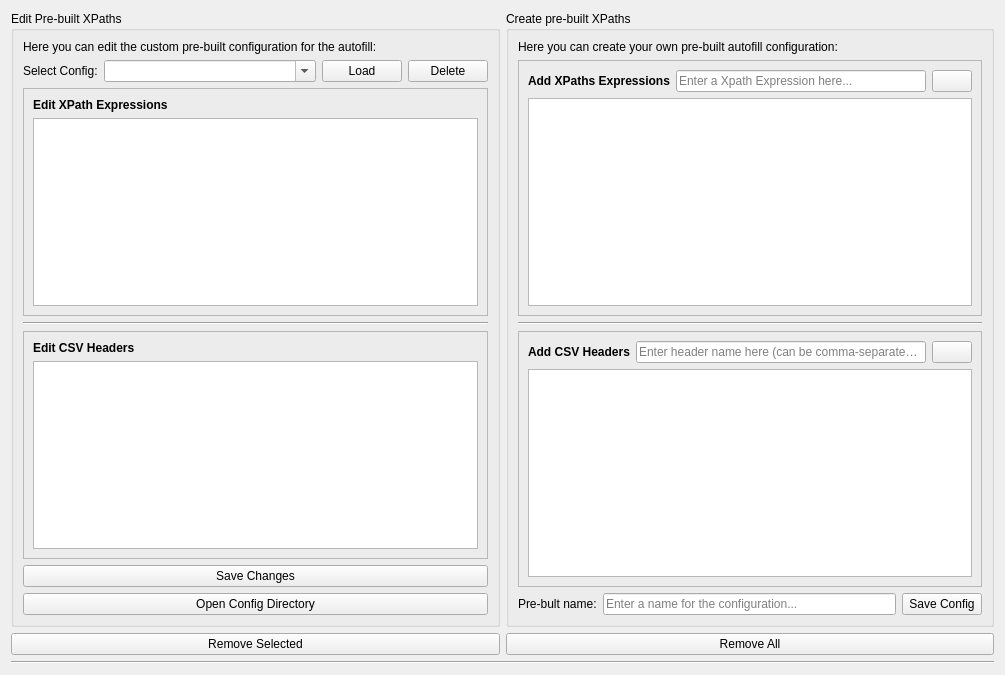
<?xml version="1.0" encoding="UTF-8"?>
<ui version="4.0">
 <class>PreBuiltXPathsManagerWidget</class>
 <widget class="QWidget" name="PreBuiltXPathsManagerWidget">
  <property name="windowModality">
   <enum>Qt::WindowModality::WindowModal</enum>
  </property>
  <property name="geometry">
   <rect>
    <x>0</x>
    <y>0</y>
    <width>1005</width>
    <height>675</height>
   </rect>
  </property>
  <property name="windowTitle">
   <string>PreBuilt XPaths Manager Widget</string>
  </property>
  <property name="windowIcon">
   <iconset resource="../../resources/qrc/xmluvation_resources.qrc">
    <normaloff>:/icons/xml_256px.ico</normaloff>:/icons/xml_256px.ico</iconset>
  </property>
  <property name="toolTip">
   <string>Removes the all items in the focused listbox.</string>
  </property>
  <layout class="QVBoxLayout" name="verticalLayout">
   <item>
    <layout class="QHBoxLayout" name="MainHorLayout">
     <item>
      <layout class="QVBoxLayout" name="LeftSide">
       <item>
        <widget class="QGroupBox" name="groupBox_pre_built_xpaths_main">
         <property name="title">
          <string>Edit Pre-built XPaths</string>
         </property>
         <layout class="QVBoxLayout" name="verticalLayout_2">
          <item>
           <widget class="QLabel" name="label_9">
            <property name="text">
             <string>Here you can edit the custom pre-built configuration for the autofill:</string>
            </property>
           </widget>
          </item>
          <item>
           <layout class="QHBoxLayout" name="horizontalLayout">
            <item>
             <widget class="QLabel" name="lable_pre_built_xpaths">
              <property name="text">
               <string>Select Config:</string>
              </property>
             </widget>
            </item>
            <item>
             <widget class="QComboBox" name="combobox_xpath_configs">
              <property name="sizePolicy">
               <sizepolicy hsizetype="Expanding" vsizetype="Fixed">
                <horstretch>0</horstretch>
                <verstretch>0</verstretch>
               </sizepolicy>
              </property>
              <property name="editable">
               <bool>true</bool>
              </property>
             </widget>
            </item>
            <item>
             <widget class="QPushButton" name="button_load_config">
              <property name="toolTip">
               <string>Load the selected configuration and fill the two listboxes.</string>
              </property>
              <property name="text">
               <string>Load</string>
              </property>
             </widget>
            </item>
            <item>
             <widget class="QPushButton" name="button_delete_config">
              <property name="toolTip">
               <string>Deletes the selected configurtion all it's values.</string>
              </property>
              <property name="text">
               <string>Delete</string>
              </property>
             </widget>
            </item>
           </layout>
          </item>
          <item>
           <widget class="QFrame" name="frame_3">
            <property name="frameShape">
             <enum>QFrame::Shape::StyledPanel</enum>
            </property>
            <property name="frameShadow">
             <enum>QFrame::Shadow::Raised</enum>
            </property>
            <layout class="QVBoxLayout" name="verticalLayout_8">
             <item>
              <widget class="QLabel" name="label_7">
               <property name="font">
                <font>
                 <bold>true</bold>
                </font>
               </property>
               <property name="text">
                <string>Edit XPath Expressions</string>
               </property>
              </widget>
             </item>
             <item>
              <widget class="QListWidget" name="list_widget_edit_xpath_expressions">
               <property name="focusPolicy">
                <enum>Qt::FocusPolicy::ClickFocus</enum>
               </property>
              </widget>
             </item>
            </layout>
           </widget>
          </item>
          <item>
           <widget class="Line" name="line_3">
            <property name="orientation">
             <enum>Qt::Orientation::Horizontal</enum>
            </property>
           </widget>
          </item>
          <item>
           <widget class="QFrame" name="frame_4">
            <property name="frameShape">
             <enum>QFrame::Shape::StyledPanel</enum>
            </property>
            <property name="frameShadow">
             <enum>QFrame::Shadow::Raised</enum>
            </property>
            <layout class="QVBoxLayout" name="verticalLayout_4">
             <item>
              <widget class="QLabel" name="label_8">
               <property name="font">
                <font>
                 <bold>true</bold>
                </font>
               </property>
               <property name="text">
                <string>Edit CSV Headers</string>
               </property>
              </widget>
             </item>
             <item>
              <widget class="QListWidget" name="list_widget_edit_csv_headers">
               <property name="focusPolicy">
                <enum>Qt::FocusPolicy::ClickFocus</enum>
               </property>
              </widget>
             </item>
            </layout>
           </widget>
          </item>
          <item>
           <widget class="QPushButton" name="button_save_changes">
            <property name="toolTip">
             <string>Save changes that you made to the two listboxes.</string>
            </property>
            <property name="text">
             <string>Save Changes</string>
            </property>
           </widget>
          </item>
          <item>
           <widget class="QPushButton" name="button_open_config_directory">
            <property name="text">
             <string>Open Config Directory</string>
            </property>
           </widget>
          </item>
         </layout>
        </widget>
       </item>
      </layout>
     </item>
     <item>
      <layout class="QVBoxLayout" name="RightSide">
       <item>
        <widget class="QGroupBox" name="groupBox">
         <property name="title">
          <string>Create pre-built XPaths</string>
         </property>
         <layout class="QVBoxLayout" name="verticalLayout_7">
          <item>
           <widget class="QLabel" name="label">
            <property name="text">
             <string>Here you can create your own pre-built autofill configuration:</string>
            </property>
            <property name="alignment">
             <set>Qt::AlignmentFlag::AlignLeading|Qt::AlignmentFlag::AlignLeft|Qt::AlignmentFlag::AlignVCenter</set>
            </property>
           </widget>
          </item>
          <item>
           <widget class="QFrame" name="frame">
            <property name="frameShape">
             <enum>QFrame::Shape::StyledPanel</enum>
            </property>
            <property name="frameShadow">
             <enum>QFrame::Shadow::Raised</enum>
            </property>
            <layout class="QVBoxLayout" name="verticalLayout_3">
             <item>
              <layout class="QHBoxLayout" name="horizontalLayout_3">
               <item>
                <widget class="QLabel" name="label_2">
                 <property name="font">
                  <font>
                   <bold>true</bold>
                  </font>
                 </property>
                 <property name="text">
                  <string>Add XPaths Expressions</string>
                 </property>
                </widget>
               </item>
               <item>
                <widget class="QLineEdit" name="line_edit_xpath_expression">
                 <property name="placeholderText">
                  <string>Enter a Xpath Expression here...</string>
                 </property>
                </widget>
               </item>
               <item>
                <widget class="QPushButton" name="button_add_xpath_to_list">
                 <property name="toolTip">
                  <string>Add entered XPath Expression to it's listbox.</string>
                 </property>
                 <property name="text">
                  <string/>
                 </property>
                 <property name="icon">
                  <iconset theme="QIcon::ThemeIcon::ListAdd"/>
                 </property>
                </widget>
               </item>
              </layout>
             </item>
             <item>
              <widget class="QListWidget" name="list_widget_xpath_expressions">
               <property name="focusPolicy">
                <enum>Qt::FocusPolicy::ClickFocus</enum>
               </property>
              </widget>
             </item>
            </layout>
           </widget>
          </item>
          <item>
           <widget class="Line" name="line_2">
            <property name="orientation">
             <enum>Qt::Orientation::Horizontal</enum>
            </property>
           </widget>
          </item>
          <item>
           <widget class="QFrame" name="frame_2">
            <property name="frameShape">
             <enum>QFrame::Shape::StyledPanel</enum>
            </property>
            <property name="frameShadow">
             <enum>QFrame::Shadow::Raised</enum>
            </property>
            <layout class="QVBoxLayout" name="verticalLayout_6">
             <item>
              <layout class="QHBoxLayout" name="horizontalLayout_4">
               <item>
                <widget class="QLabel" name="label_3">
                 <property name="font">
                  <font>
                   <bold>true</bold>
                  </font>
                 </property>
                 <property name="text">
                  <string>Add CSV Headers</string>
                 </property>
                </widget>
               </item>
               <item>
                <widget class="QLineEdit" name="line_edit_csv_header">
                 <property name="placeholderText">
                  <string>Enter header name here (can be comma-separated)...</string>
                 </property>
                </widget>
               </item>
               <item>
                <widget class="QPushButton" name="button_add_csv_header_to_list">
                 <property name="toolTip">
                  <string>Add entered CSV Header to it's listbox.</string>
                 </property>
                 <property name="text">
                  <string/>
                 </property>
                 <property name="icon">
                  <iconset theme="QIcon::ThemeIcon::ListAdd"/>
                 </property>
                </widget>
               </item>
              </layout>
             </item>
             <item>
              <widget class="QListWidget" name="list_widget_csv_headers">
               <property name="focusPolicy">
                <enum>Qt::FocusPolicy::ClickFocus</enum>
               </property>
              </widget>
             </item>
            </layout>
           </widget>
          </item>
          <item>
           <layout class="QHBoxLayout" name="horizontalLayout_5">
            <item>
             <widget class="QLabel" name="label_4">
              <property name="text">
               <string>Pre-bult name:</string>
              </property>
             </widget>
            </item>
            <item>
             <widget class="QLineEdit" name="line_edit_config_name">
              <property name="placeholderText">
               <string>Enter a name for the configuration...</string>
              </property>
             </widget>
            </item>
            <item>
             <widget class="QPushButton" name="button_save_config">
              <property name="toolTip">
               <string>Save your configurtion with all items that are in the two listboxes.</string>
              </property>
              <property name="text">
               <string>Save Config</string>
              </property>
             </widget>
            </item>
           </layout>
          </item>
         </layout>
        </widget>
       </item>
      </layout>
     </item>
    </layout>
   </item>
   <item>
    <layout class="QHBoxLayout" name="horizontalLayout_2">
     <item>
      <widget class="QPushButton" name="button_remove_selected">
       <property name="toolTip">
        <string>Removes the currently selected item in the focused listbox.</string>
       </property>
       <property name="text">
        <string>Remove Selected</string>
       </property>
      </widget>
     </item>
     <item>
      <widget class="QPushButton" name="button_remove_all">
       <property name="toolTip">
        <string>Removes all items in the focused listbox.</string>
       </property>
       <property name="text">
        <string>Remove All</string>
       </property>
      </widget>
     </item>
    </layout>
   </item>
   <item>
    <widget class="Line" name="line">
     <property name="orientation">
      <enum>Qt::Orientation::Horizontal</enum>
     </property>
    </widget>
   </item>
  </layout>
 </widget>
 <resources>
  <include location="../../resources/qrc/xmluvation_resources.qrc"/>
 </resources>
 <connections/>
</ui>
